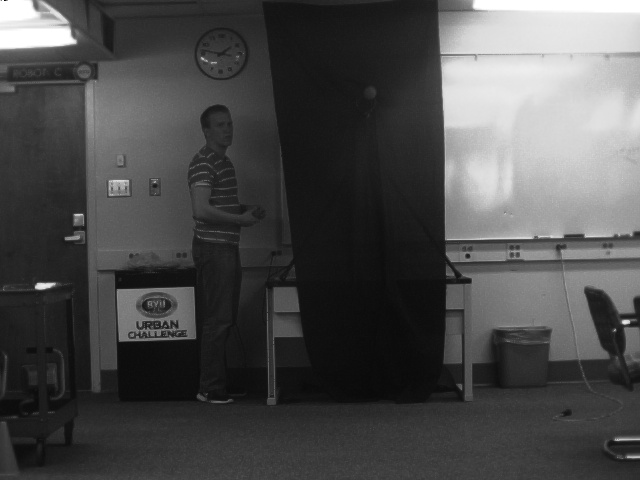
#> input picture Assignment_1/Downloads/baseball/jpg/1L08.jpg, 640 x 480 px, given in place of 1R05.jpg, which was not available; the run also reads 1 picture not shown here
$ python task3.py
#> lines starting #> are read from the running program, lines starting #| are printed output that depends on the picture; after the words box and inside, x2 and y2 are one past the last pixel; in counts of white or black regions, pixels touching at a corner belong together; pictures that were not available may be replaced by others from this repository, and a replacement may not be noted
import numpy as np
import cv2
import os

for i in range(5,40):
    if i <= 8:
        s1 = "0"+str(i)
        s2 = "0"+str(i+1)
    elif i == 9:
        s1 = "0"+str(i)
        s2 = str(i+1)
    else:
        s1 = str(i)
        s2 = str(i+1)

    nameImg1 = "1R"+s1+".jpg"
    nameImg2 = "1R"+s2+".jpg"
    abs_path1 = os.path.join(os.getcwd(),'Assignment_1', 'Downloads', 'baseball', 'jpg', nameImg1)
    abs_path2 = os.path.join(os.getcwd(),'Assignment_1', 'Downloads', 'baseball', 'jpg', nameImg2)
    img1 = cv2.imread(abs_path1)
#> img1 is the input picture: shape (480, 640, 3); min 5, max 255, mean 75.5
    img2 = cv2.imread(abs_path2)
    gray1 = cv2.cvtColor(img1, cv2.COLOR_BGR2GRAY)
    gray2 = cv2.cvtColor(img2, cv2.COLOR_BGR2GRAY)
    image_sub = cv2.absdiff(gray1, gray2)
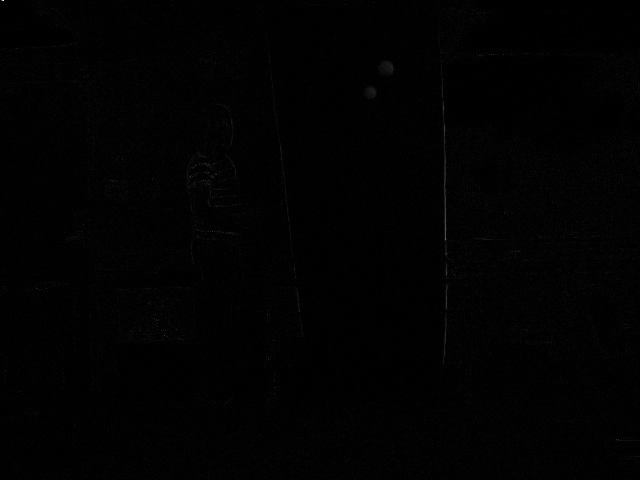
#> image_sub: shape (480, 640); min 0, max 244, mean 1.7

    ret,thres = cv2.threshold(image_sub,10,255,cv2.THRESH_BINARY)
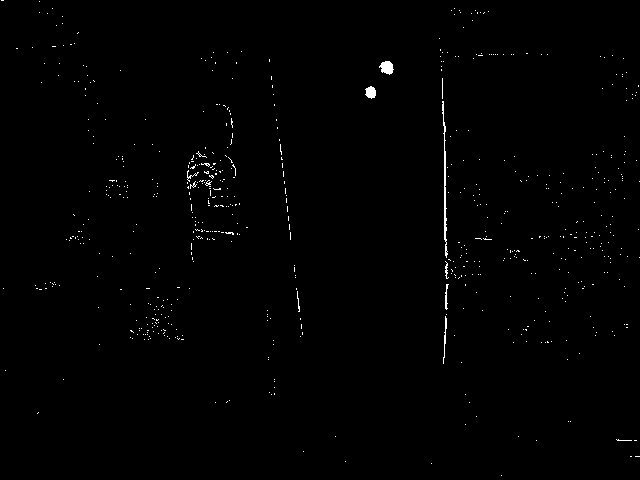
#> thres: shape (480, 640); 0.62% white in thin lines or dots
    kernel = np.ones((5,5),np.uint8)
    erosion = cv2.erode(thres,kernel,iterations = 1)
#> erosion: shape (480, 640); 0.03% white; 2 white regions, box (x1, y1, x2, y2) and area: (383, 63, 391, 72) 48, (368, 89, 374, 96) 31
    dilation = cv2.dilate(erosion,kernel,iterations = 2)
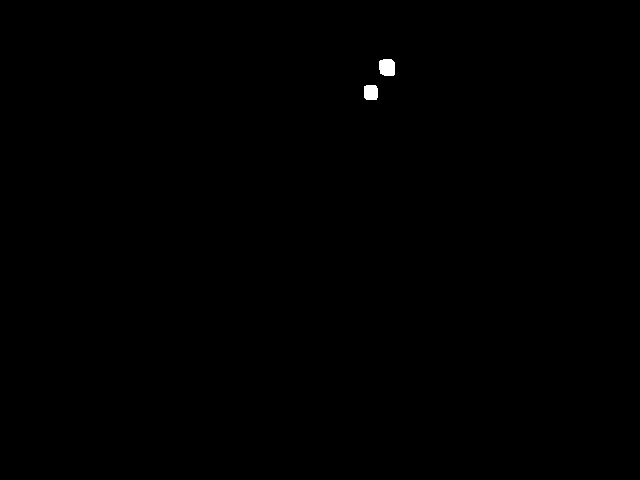
#> dilation: shape (480, 640); 0.15% white; 2 white regions, box (x1, y1, x2, y2) and area: (379, 59, 395, 76) 248, (364, 85, 378, 100) 199
    circles = cv2.HoughCircles(dilation, cv2.HOUGH_GRADIENT, 1,1000, 1,100,1,0,25)
#> circles = [[387.5, 65.5, 9.6]]
    if circles.shape[0] !=4:
        x, y, r = circles[0,0]
#> x = 387.5; y = 65.5; r = 9.6
        cv2.circle(img2, (x, y), int(r), (0, 255, 0), 3)
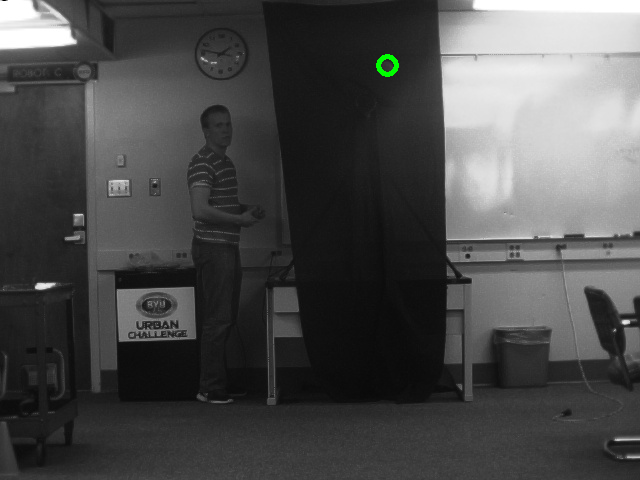
#> img2: shape (480, 640, 3); mean B, G, R 75.4, 75.6, 75.4
#> (the run stopped early here; a loop or call above may not have finished)
